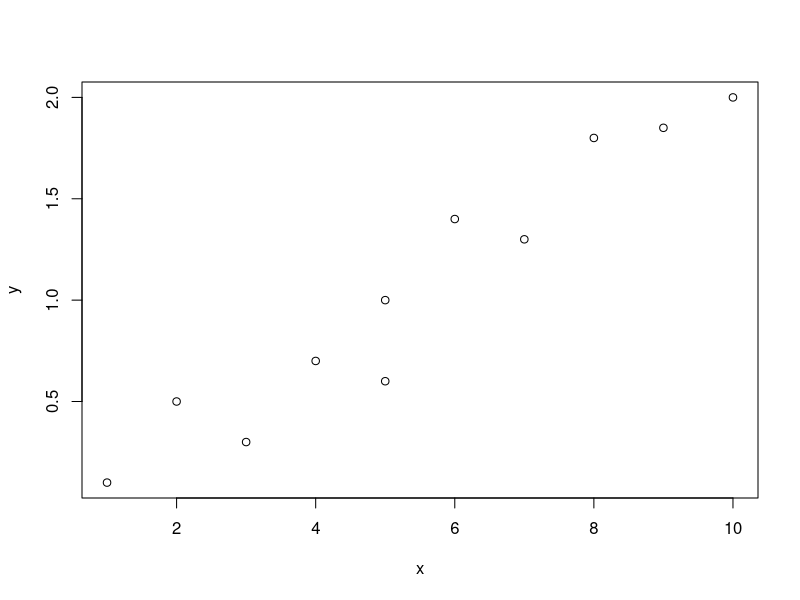

The R script that drew this image:
data <- read.csv("data/data.csv", header = TRUE,
                 stringsAsFactors = FALSE)

dir.create("output")
pdf("output/plot.pdf", width = 7, height = 7)
  plot(y ~ x, data = data)
dev.off()
